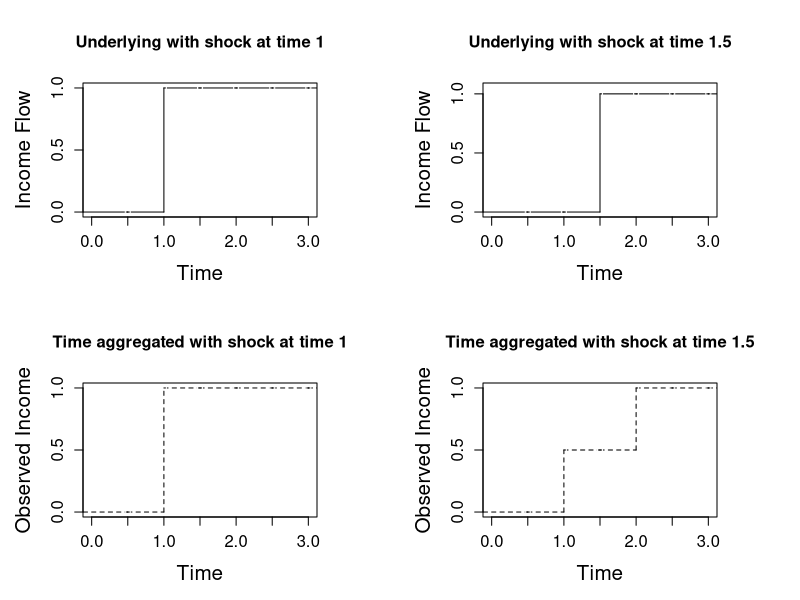
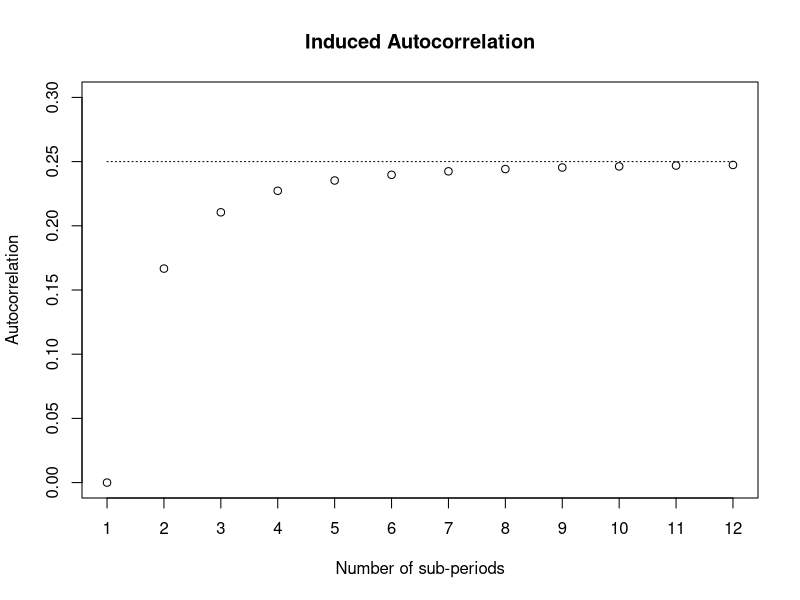

Recreate these plots in R, in order.
#########################################################################################
# Draw a time aggregated random walk (4 subperiods)
library(ggplot2)
library(gridExtra)

figures_dir = "./Figures/"
#figures_dir = "C:/Users/edmun/OneDrive/Documents/Research/Dissertation/Chapter1/Figures/"

N_sub =2
N_period =3
N_subperiods =N_sub*N_period
time = (1:(N_subperiods))/N_sub
#shocks = rnorm(N_subperiods,0,1)
shocks = c(0,0,1,0,0,0)
underlying = cumsum(shocks)
time_agg = underlying*0.0
for (T in 1:N_period){
  t = (T-1)*N_sub+1
  time_agg[t:(t+N_sub-1)]=mean(underlying[t:(t+N_sub-1)])
}



time_agg_func=stepfun(time[1:(N_subperiods-1)], time_agg)
underlying_func=stepfun(time[1:(N_subperiods-1)], underlying)

#dev.new()
pdf(paste(figures_dir, "TimeAggExample.pdf",sep=""))
par(mar=c(5,5,5,5), mfcol=c(2,2),cex.axis=1.2,cex.lab=1.5)
plot(underlying_func, time, xlim= c(0,N_period),ylim=c(0,1),col="black",lty="solid", col.points=FALSE, verticals=TRUE,xlab="Time",ylab="Income Flow",main="Underlying with shock at time 1",yaxt = "n")
axis(side = 2, at = c(0.0,0.5,1.0))
plot(time_agg_func, time, xlim= c(0,N_period),ylim=c(0,1),col="black",lty="dashed", col.points=FALSE, verticals=TRUE,xlab="Time",ylab="Observed Income",main="Time aggregated with shock at time 1",yaxt = "n")
axis(side = 2, at = c(0.0,0.5,1.0))

shocks = c(0,0,0,1,0,0)
underlying = cumsum(shocks)
time_agg = underlying*0.0
for (T in 1:N_period){
  t = (T-1)*N_sub+1
  time_agg[t:(t+N_sub-1)]=mean(underlying[t:(t+N_sub-1)])
}

time_agg_func=stepfun(time[1:(N_subperiods-1)], time_agg)
underlying_func=stepfun(time[1:(N_subperiods-1)], underlying)


plot(underlying_func, time, xlim= c(0,N_period),ylim=c(0,1.05),col="black",lty="solid", col.points=FALSE, verticals=TRUE,xlab="Time",ylab="Income Flow",main="Underlying with shock at time 1.5",yaxt = "n")
axis(side = 2, at = c(0.0,0.5,1.0))
plot(time_agg_func, time, xlim= c(0,N_period),ylim=c(0,1),col="black",lty="dashed", col.points=FALSE, verticals=TRUE,xlab="Time",ylab="Observed Income",main="Time aggregated with shock at time 1.5",yaxt = "n")
axis(side = 2, at = c(0.0,0.5,1.0))
#dev.copy(pdf, paste(figures_dir, "TimeAggExample.pdf",sep=""))
dev.off()

#########################################################################################
# Now plot the autocorrelation of N-subperiod example and show how quickly it converges to 1/4
max_subperiods = 12
Num_subperiods = 1:max_subperiods
autocorr = (Num_subperiods**2-1)/(2*(2*Num_subperiods**2 +1 ))

#dev.new()
pdf(paste(figures_dir, "InducedAutocorrelation.pdf",sep=""))
par(mfcol=c(1,1))
plot(Num_subperiods,autocorr,ylim = c(0,0.3),xlab="Number of sub-periods",ylab="Autocorrelation",main="Induced Autocorrelation",yaxt = "n",xaxt = "n")
axis(side = 2, at = c(0.0,0.05,0.1,0.15,0.2,0.25,0.3))
axis(side = 1, at = 1:max_subperiods)
constant = Num_subperiods*0+0.25
lines(Num_subperiods,constant,lty="dotted")
#dev.copy(pdf, paste(figures_dir, "InducedAutocorrelation.pdf",sep=""))
dev.off()

